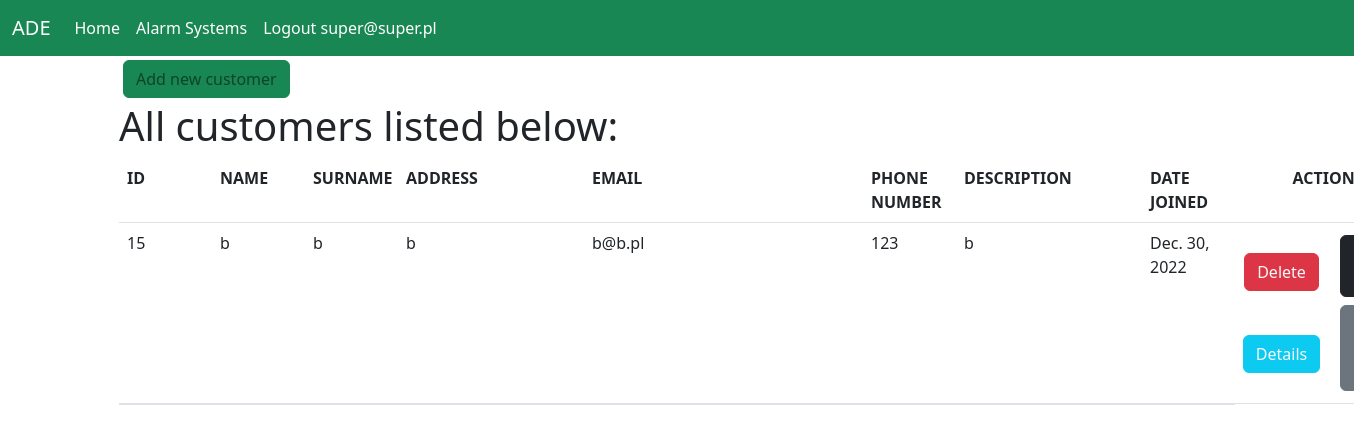
Page /main_view/ (signed in) on the earlier database version.
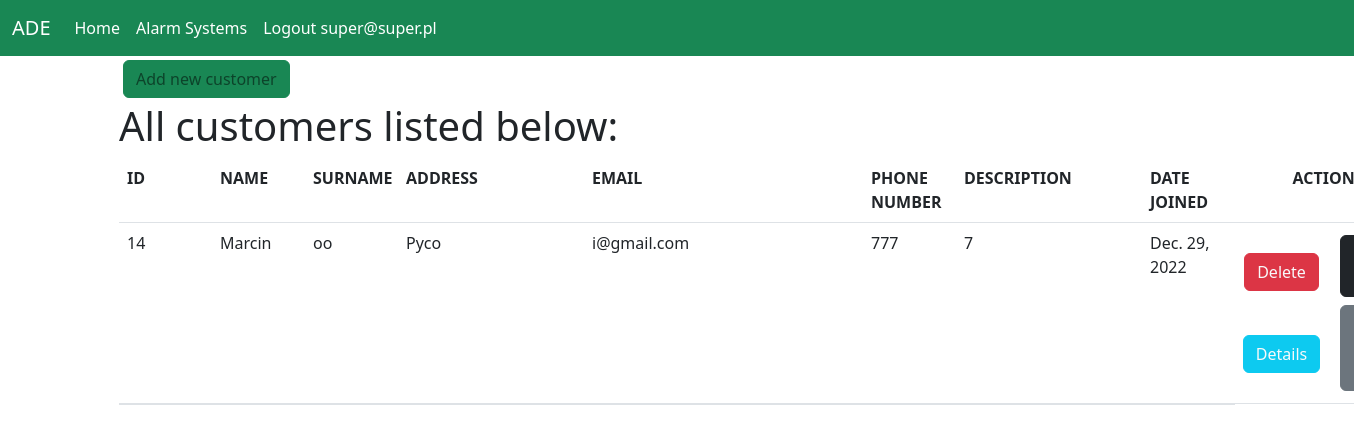
Same page on the later database version.
### users/models.py (models this page shows)
class Account(AbstractBaseUser, PermissionsMixin):
    email = models.EmailField(verbose_name='User Email', max_length=60, unique=True)
    fullname = models.CharField(max_length=30, unique=True)
    date_joined = models.DateTimeField(verbose_name='Date joined', auto_now_add=True)
    last_login = models.DateTimeField(verbose_name='Last login', auto_now=True)
    is_operator = models.BooleanField(default=False)
    is_admin = models.BooleanField(default=False)
    is_active = models.BooleanField(default=False)
    is_staff = models.BooleanField(default=False)
    is_superuser = models.BooleanField(default=False)
    USERNAME_FIELD = 'email'
    REQUIRED_FIELDS = ['fullname']
    objects = AccountManager()
    def __str__(self):
        return self.email

### alarm_systems/models.py (models this page shows)
class Customer(models.Model):
    first_name = models.CharField(max_length=100)
    last_name = models.CharField(max_length=150)
    address = models.CharField(max_length=255)
    email = models.EmailField(max_length=80, null=True)
    phone_number = models.CharField(max_length=24, unique=True)
    description = models.TextField(null=True, blank=True)
    date_joined = models.DateField(auto_now_add=True)

### alarm_systems/views.py (the view)
# urls.py: path('main_view/', MainView.as_view(), name='main_view'),
class MainView(LoginRequiredMixin, View):
    permission_required = 'alarm_systems.add_camera'
    def get(self, request):
        customers_all = Customer.objects.all().order_by('last_name')
        return render(
            request,
            'home/customer_main_page/alarm_systems_main_view.html',
            context={
                'customers_all': customers_all
            })

### alarm_systems/templates/home/customer_main_page/alarm_systems_main_view.html (shortened to what this page needs)
{% extends 'base.html' %}
{% block container %}
    <div class="schedules-content">
        <a href="{% url 'alarm_systems:add_customer' %}" class="btn btn-success rounded-10 text-black-50 m-1">Add new
            customer</a>
        <h1>All customers listed below:</h1>
        <table class="table border-bottom">
            <thead>
            <tr class="d-flex">
                <th class="col-sm-1">ID</th>
                <th class="col-1">NAME</th>
                <th class="col-1">SURNAME</th>
                <th class="col-2">ADDRESS</th>
                <th class="col-3">EMAIL</th>
                <th class="col-1">PHONE NUMBER</th>
                <th class="col-2">DESCRIPTION</th>
                <th class="col-1">DATE JOINED</th>
                <th class="col-2 text-center">ACTIONS</th>
            </tr>
            </thead>
            <tbody class="text-color-lighter">
            {% for customer in customers_all %}
                <tr class="d-flex">
                <td class="col-sm-1">{{ customer.id }}</td>
                <td class="col-1">{{ customer.first_name }}</td>
                <td class="col-1">{{ customer.last_name }}  </td>
                <td class="col-2">{{ customer.address }}</td>
                <td class="col-3">{{ customer.email }}</td>
                <td class="col-1">{{ customer.phone_number }}</td>
                <td class="col-2">{{ customer.description }}</td>
                <td class="col-1">{{ customer.date_joined }}</td>
                <td class="col-1 d-flex align-items-center justify-content-center flex-wrap">
                    <a href="{% url 'alarm_systems:delete_customer' customer.id %}"
                       class="btn btn-danger rounded-10 text-light m-1">Delete</a>
                    <a href="{% url 'alarm_systems:details_customer' customer.id %}"
                       class="btn btn-info rounded-10 text-light m-1">Details</a>
                <td class="col-1 d-flex align-items-center justify-content-center flex-wrap">
                <a href="{% url 'alarm_systems:edit_customer_all_view' customer.id %}"
                   class="btn btn-dark rounded-10 text-light m-1">Edit All</a>
                <a href="{% url 'alarm_systems:send_email' customer.id %}"
                   class="btn btn-secondary rounded-10 text-light m-1">Send an email</a>{% endfor %}
            </td>
            </tr>
            </tbody>
        </table>
    </div>
{% endblock %}

### templates/base.html (shortened to what this page needs)
{% load static %}
<!doctype html>
<html lang="en">
<head>
    {% block styles %}
        <link rel="stylesheet" href="{% static './css/bootstrap.min.css' %}">
    {% endblock %}
</head>
<body>
{% include './partials/_menu.html' %}
<div class="container">
    <div class="row">
        <div class="col">
            {% block container %}
            {% endblock %}
        </div>
    </div>
</div>
</body>
</html>

### templates/partials/_menu.html (shortened to what this page needs)
<nav class="navbar navbar-expand-lg navbar-dark bg-success mb-xxl-3">
    <div class="container-fluid">
        <a class="navbar-brand" href="#">ADE</a>
        <div class="collapse navbar-collapse" id="navbarSupportedContent">
            <ul class="navbar-nav me-auto mb-2 mb-lg-0">
                <li class="nav-item">
                    <a class="nav-link active" aria-current="page" href="{% url 'alarm_systems:home' %}">Home</a>
                </li>
                <li class="nav-item">
                    <a class="nav-link active" aria-current="page" href="{% url 'alarm_systems:main_view' %}">Alarm
                        Systems</a>
                </li>
                {% if user.is_authenticated %}
                    <li class="nav-item">
                        <a class="nav-link active" aria-current="page"
                           href="{% url 'users:logout_view' %}">Logout {{ user }}</a>
                    </li>
                {% endif %}
            </ul>
        </div>
    </div>
</nav>

Differences in the rows shown:
removed Customer: id "15", first_name "b", last_name "b", address "b", email "b@b.pl", phone_number "123", description "b", date_joined "Dec. 30, 2022"
added Customer: id "14", first_name "Marcin", last_name "oo", address "Pyco", email "i@gmail.com", phone_number "777", description "7", date_joined "Dec. 29, 2022"
